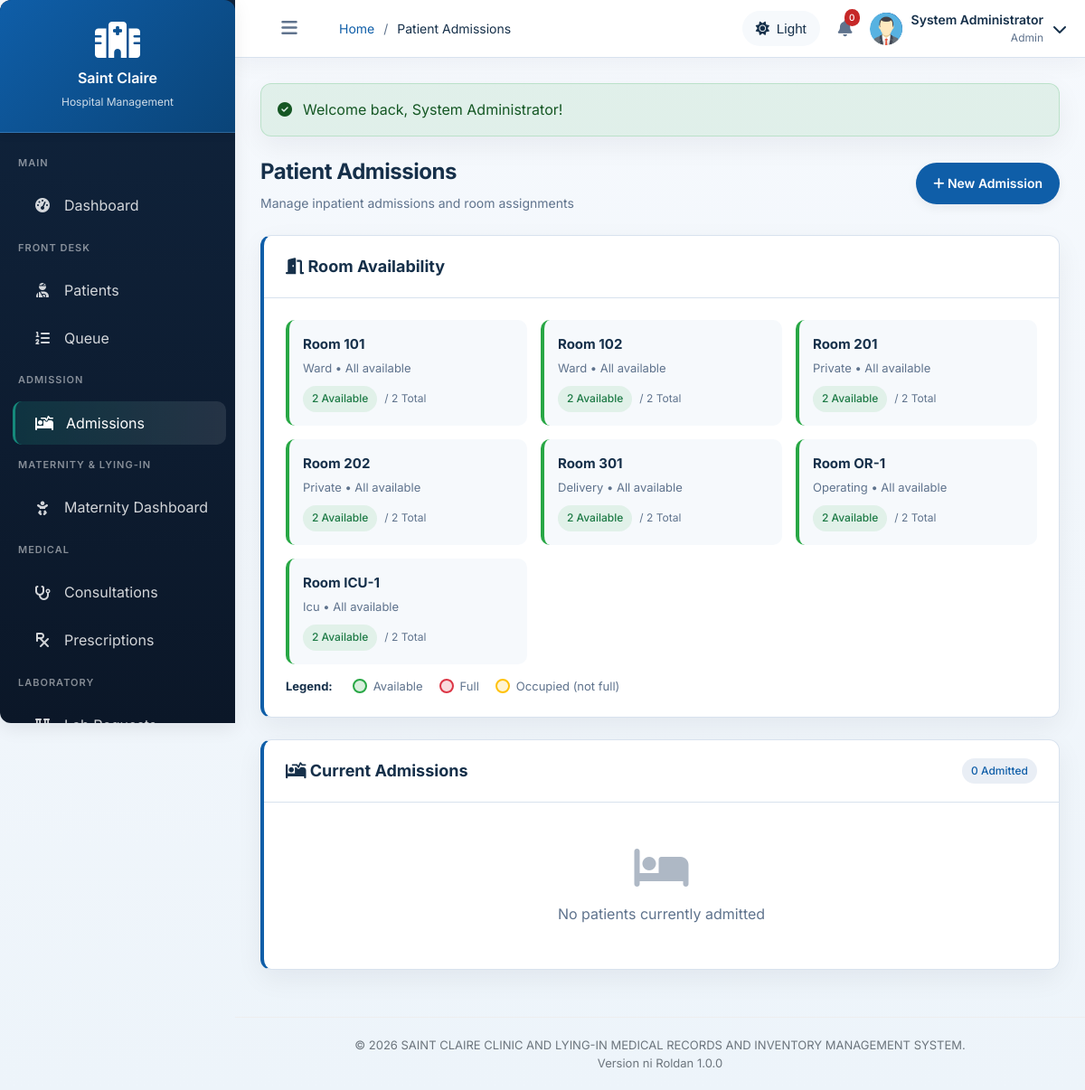
The page /modules/admission/admissions.php (signed in) on the database its author committed.
### tables this page shows
CREATE TABLE rooms (
    id INT AUTO_INCREMENT PRIMARY KEY,
    room_number VARCHAR(20) UNIQUE NOT NULL,
    room_type ENUM('ward', 'private', 'semi-private', 'icu', 'delivery', 'operating') NOT NULL,
    floor INT,
    capacity INT DEFAULT 2,
    daily_rate DECIMAL(10,2),
    facilities TEXT,
    status ENUM('available', 'occupied', 'maintenance', 'reserved') DEFAULT 'available',
    created_at TIMESTAMP DEFAULT CURRENT_TIMESTAMP
);

### modules/admission/admissions.php (the view, shortened to what this page needs)
<?php
$conn = getDBConnection();
$currentAdmissions = $conn->query("
    SELECT a.*, p.first_name, p.last_name, p.patient_code, p.gender, p.date_of_birth,
           r.room_number, r.room_type, b.bed_number, u.full_name as doctor_name
    FROM admissions a
    JOIN patients p ON a.patient_id = p.id
    LEFT JOIN rooms r ON a.room_id = r.id
    LEFT JOIN beds b ON a.bed_id = b.id
    JOIN users u ON a.doctor_id = u.id
    WHERE a.status = 'admitted'
    ORDER BY a.admission_date DESC
");
$availableRooms = $conn->query("
    SELECT r.*,
        COALESCE(NULLIF(COUNT(b.id),0), 2) AS total_beds,
        IF(COUNT(b.id) > 0,
            SUM(CASE WHEN b.status = 'available' THEN 1 ELSE 0 END),
            GREATEST(0, 2 - COALESCE((SELECT COUNT(*) FROM admissions a WHERE a.room_id = r.id AND a.status = 'admitted'), 0))
        ) AS available_beds
    FROM rooms r
    LEFT JOIN beds b ON r.id = b.room_id
    GROUP BY r.id
");
include __DIR__ . '/../../includes/header.php';
?>
<div class="page-header">
    <div>
        <h1 class="page-title">Patient Admissions</h1>
        <p class="page-subtitle">Manage inpatient admissions and room assignments</p>
    </div>
    <a href="admission-add.php" class="btn btn-primary">
        <i class="fas fa-plus"></i> New Admission
    </a>
</div>
<div class="card">
    <div class="card-header">
        <h3 class="card-title"><i class="fas fa-door-open"></i> Room Availability</h3>
    </div>
    <div class="card-body">
        <div style="display: grid; grid-template-columns: repeat(auto-fit, minmax(200px, 1fr)); gap: 15px;">
            <?php while ($room = $availableRooms->fetch_assoc()): ?>
            <?php
                $totalBeds = intval($room['total_beds']);
                $availableBeds = intval($room['available_beds']);
                if ($totalBeds > 0) {
                    if ($availableBeds === $totalBeds) {
                        $border = '#28a745';
                        $badgeClass = 'badge-success';
                        $availabilityText = 'All available';
                    } elseif ($availableBeds === 0) {
                        $border = '#dc3545';
                        $badgeClass = 'badge-danger';
                        $availabilityText = 'Full';
                    } else {
                        $border = '#ffc107';
                        $badgeClass = 'badge-warning';
                        $availabilityText = 'Partially occupied';
                    }
                } else {
                    $border = '#6c757d';
                    $badgeClass = 'badge-secondary';
                    $availabilityText = ucfirst($room['status'] ?? 'unknown');
                }
            ?>
            <a href="room-view.php?room_id=<?php echo intval($room['id']); ?>" class="room-card" style="border-left: 4px solid <?php echo $border; ?>;">
                <h4>Room <?php echo htmlspecialchars($room['room_number']); ?></h4>
                <p class="room-type"><?php echo htmlspecialchars(ucfirst($room['room_type'])); ?> &bull; <?php echo htmlspecialchars($availabilityText); ?></p>
                <div class="room-beds">
                    <span class="badge <?php echo $badgeClass; ?>"><?php echo intval($room['available_beds']); ?> Available</span>
                    <span class="room-total">/ <?php echo intval($room['total_beds']); ?> Total</span>
                </div>
            </a>
            <?php endwhile; ?>
        </div>
        <div class="room-legend">
            <strong>Legend:</strong>
            <span class="room-legend-item">
                <span class="room-legend-dot" style="background:rgba(40,167,69,0.18); border:2px solid #28a745;"></span>
                Available
            </span>
            <span class="room-legend-item">
                <span class="room-legend-dot" style="background:rgba(220,53,69,0.18); border:2px solid #dc3545;"></span>
                Full
            </span>
            <span class="room-legend-item">
                <span class="room-legend-dot" style="background:rgba(255,193,7,0.18); border:2px solid #ffc107;"></span>
                Occupied (not full)
            </span>
        </div>
    </div>
</div>
<div class="card">
    <div class="card-header">
        <h3 class="card-title"><i class="fas fa-procedures"></i> Current Admissions</h3>
        <span class="badge badge-primary"><?php echo $currentAdmissions->num_rows; ?> Admitted</span>
    </div>
    <div class="card-body" style="padding: 0;">
        <?php if ($currentAdmissions && $currentAdmissions->num_rows > 0): ?>
        <div class="table-container">
            <table class="table">
                <thead>
                    <tr>
                        <th>Admission Code</th>
                        <th>Patient</th>
                        <th>Room/Bed</th>
                        <th>Doctor</th>
                        <th>Admission Date</th>
                        <th>Actions</th>
                    </tr>
                </thead>
                <tbody>
                    <?php while ($admission = $currentAdmissions->fetch_assoc()): ?>
                    <tr>
                        <td><strong><?php echo $admission['admission_code']; ?></strong></td>
                        <td>
                            <?php echo $admission['first_name'] . ' ' . $admission['last_name']; ?><br>
                            <small class="text-muted"><?php echo $admission['patient_code']; ?> |
                            <?php echo calculateAge($admission['date_of_birth']); ?> yrs | <?php echo $admission['gender']; ?></small>
                        </td>
                        <td>
                            <?php if ($admission['room_number']): ?>
                                Room <?php echo $admission['room_number']; ?><br>
                                <small class="text-muted">Bed <?php echo $admission['bed_number']; ?> (<?php echo ucfirst($admission['room_type']); ?>)</small>
                            <?php else: ?>
                                <span class="text-muted">Not assigned</span>
                            <?php endif; ?>
                        </td>
                        <td><?php echo $admission['doctor_name']; ?></td>
                        <td><?php echo formatDateTime($admission['admission_date']); ?></td>
                        <td class="table-actions">
                            <a href="admission-view.php?id=<?php echo $admission['id']; ?>" class="btn btn-sm btn-info" title="View">
                                <i class="fas fa-eye"></i>
                            </a>
                            <?php if (hasRole(['admin', 'nurse', 'doctor'])): ?>
                            <a href="admission-edit.php?id=<?php echo $admission['id']; ?>" class="btn btn-sm btn-secondary" title="Edit Admission">
                                <i class="fas fa-edit"></i>
                            </a>
                            <?php endif; ?>
                            <?php if (hasRole(['admin', 'nurse'])): ?>
                            <a href="monitoring-add.php?admission_id=<?php echo $admission['id']; ?>" class="btn btn-sm btn-success" title="Add Notes">
                                <i class="fas fa-notes-medical"></i>
                            </a>
                            <?php endif; ?>
                            <?php if (hasRole(['admin', 'doctor'])): ?>
                            <a href="discharge.php?admission_id=<?php echo $admission['id']; ?>" class="btn btn-sm btn-warning" title="Discharge">
                                <i class="fas fa-sign-out-alt"></i>
                            </a>
                            <?php endif; ?>
                        </td>
                    </tr>
                    <?php endwhile; ?>
                </tbody>
            </table>
        </div>
        <?php else: ?>
        <div class="empty-state">
            <i class="fas fa-bed"></i>
            <p>No patients currently admitted</p>
        </div>
        <?php endif; ?>
    </div>
</div>
<?php include __DIR__ . '/../../includes/footer.php'; ?>

### assets/css/style.css (style rules this page uses)
:root { --primary-color: #0f5ea8; --primary-dark: #0a4478; --primary-light: #eaf4ff; --accent-color: #15897b; --accent-soft: #e8f7f4; --secondary-color: #5f738d; --success-color: #1d7a45; --info-color: #0f766e; --warning-color: #b76a00; --danger-color: #c62828; --light-color: #f5f8fc; --dark-color: #12233b; --surface-color: #ffffff; --surface-muted: #f6f9fc; --border-color: #d8e2ee; --text-color: #16304a; --text-muted: #5f738d; --sidebar-width: 260px; --sidebar-collapsed: 76px; --header-height: 70px; --border-radius: 12px; --box-shadow: 0 10px 30px rgba(15, 23, 42, 0.06); --box-shadow-lg: 0 20px 45px rgba(15, 23, 42, 0.12); --elevated-shadow: 0 25px 80px rgba(0, 0, 0, 0.4); --bg-blur: 6px; --bg-dim: 0.32; --transition: 180ms ease; }
* { margin: 0; padding: 0; box-sizing: border-box; }
body { font-family: 'Inter', 'Segoe UI', Tahoma, Geneva, Verdana, sans-serif; background: linear-gradient(180deg, rgba(246, 249, 253, 1) 0%, rgba(237, 244, 250, 1) 100%); color: var(--text-color); line-height: 1.55; font-size: 15px; transition: background 180ms ease, color 180ms ease; }
.page-enter .content, .page-enter .stats-card, .page-enter .chart-card, .page-enter .card { opacity: 0; transform: translateY(24px) scale(0.985); }
.page-enter-ready .stats-card, .page-enter-ready .chart-card, .page-enter-ready .card { opacity: 1; transform: translateY(0) scale(1); transition: opacity 900ms cubic-bezier(0.16, 1, 0.3, 1) 430ms, transform 900ms cubic-bezier(0.16, 1, 0.3, 1) 430ms; }
.page-enter-ready .card:nth-child(2n) { transition-delay: 470ms; }
a { color: inherit; }
.btn { --btn-bg: #e5eaf2; --btn-color: var(--dark-color); --btn-hover: #dfe6f0; display: inline-block; padding: 11px 18px; font-size: 14px; font-weight: 600; text-align: center; text-decoration: none; border: 1px solid transparent; border-radius: 999px; cursor: pointer; transition: background-color var(--transition), transform var(--transition), box-shadow var(--transition), border-color var(--transition); background-color: var(--btn-bg); color: var(--btn-color); box-shadow: 0 4px 12px rgba(15, 23, 42, 0.06); }
.btn-primary { --btn-bg: var(--primary-color); --btn-hover: var(--primary-dark); --btn-color: #fff; }
:root { --sidebar-header-height: 120px; --sidebar-header-height-collapsed: 80px; }
.page-header { display: flex; justify-content: space-between; align-items: center; margin-bottom: 24px; }
.page-title { font-size: 28px; font-weight: 700; color: var(--text-color); letter-spacing: -0.02em; }
.page-subtitle { color: var(--text-muted); font-size: 14px; margin-top: 6px; }
.card { background: var(--surface-color); border: 1px solid var(--border-color); border-left: 4px solid var(--primary-color); border-radius: var(--border-radius); box-shadow: var(--box-shadow); margin-bottom: 24px; }
.card-header { padding: 20px 24px; border-bottom: 1px solid var(--border-color); display: flex; justify-content: space-between; align-items: center; }
.card-title { font-size: 18px; font-weight: 700; margin: 0; color: var(--text-color); }
.card-body { padding: 24px; }
.badge { display: inline-block; padding: 5px 10px; border-radius: 20px; font-size: 12px; font-weight: 500; }
.badge-primary { background: rgba(44, 90, 160, 0.1); color: var(--primary-color); }
.badge-success { background: rgba(40, 167, 69, 0.1); color: var(--success-color); }
:root { --fs-xxs: clamp(0.75rem, 1vw, 0.85rem); --fs-xs: clamp(0.875rem, 1.2vw, 0.95rem); --fs-sm: clamp(1rem, 1.6vw, 1.05rem); --fs-base: clamp(1.05rem, 1.8vw, 1.125rem); --fs-lg: clamp(1.125rem, 2.2vw, 1.25rem); --fs-xl: clamp(1.25rem, 3vw, 1.5rem); }
html { font-size: 100%; }
body { font-size: var(--fs-base); -webkit-font-smoothing: antialiased; }
.btn, .menu-item, .toggle-sidebar { min-height: 44px; min-width: 80px; }
@media (min-width: 768px) { body { font-size: 1rem; } }
@media (min-width: 1024px) { :root { --sidebar-width: 260px; --header-height: 64px; } }
@media (min-width: 1024px) { .page-title { font-size: var(--fs-xl); } }

### rows shown on the page
rooms: room_number "101", room_type "Ward", availabilityText "All available", available_beds "2", total_beds "2"
rooms: room_number "102", room_type "Ward", availabilityText "All available", available_beds "2", total_beds "2"
rooms: room_number "201", room_type "Private", availabilityText "All available", available_beds "2", total_beds "2"
rooms: room_number "202", room_type "Private", availabilityText "All available", available_beds "2", total_beds "2"
rooms: room_number "301", room_type "Delivery", availabilityText "All available", available_beds "2", total_beds "2"
rooms: room_number "OR-1", room_type "Operating", availabilityText "All available", available_beds "2", total_beds "2"
rooms: room_number "ICU-1", room_type "Icu", availabilityText "All available", available_beds "2", total_beds "2"

### other values the page prints
$pageTitle "Patient Admissions"
$notificationCount "0"
$_SESSION['user_name'] "System Administrator"
getActiveRole() "Admin"
$flash['message'] "Welcome back, System Administrator!"
$currentAdmissions->num_rows "0"
APP_VERSION "1.0.0"
